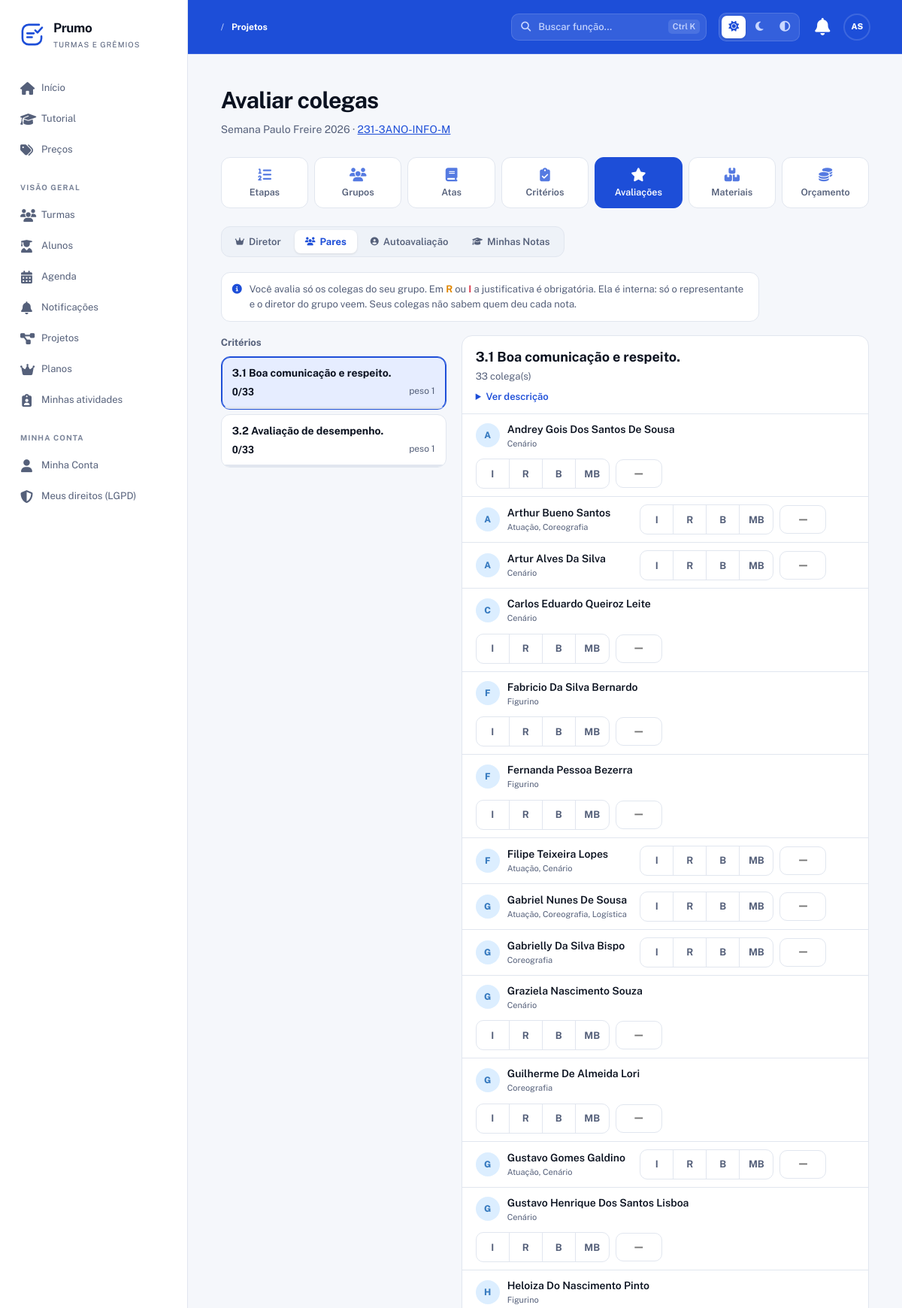
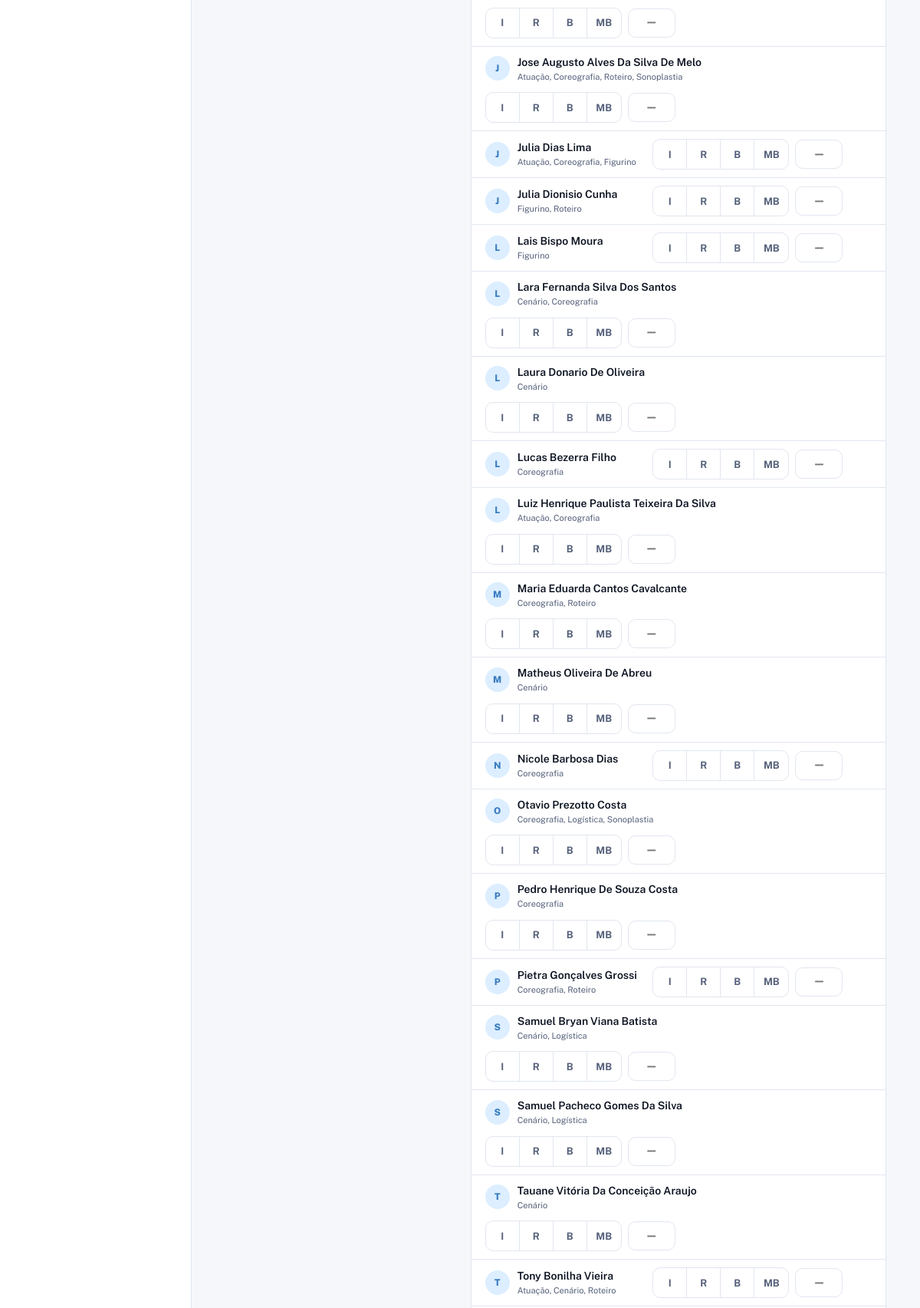
Page /SGT/projetos/3/avaliacoes/pares (signed in, upper part) on the committed database (2 pictures, top to bottom).
### tables this page shows
CREATE TABLE projetos (
  id INT AUTO_INCREMENT PRIMARY KEY,
  turma_id INT NOT NULL,
  diretoria_id INT NULL,                      
  nome VARCHAR(150) NOT NULL,
  descricao TEXT DEFAULT NULL,
  prazo DATE DEFAULT NULL,
  modo_avaliacao ENUM('etapa','cronograma') DEFAULT 'cronograma',
  alunos_pedem_grupo TINYINT(1) NOT NULL DEFAULT 0,       
  alunos_pedem_diretor TINYINT(1) NOT NULL DEFAULT 0,     
  diretores_por_grupo INT NOT NULL DEFAULT 1,
  avaliacao_reps ENUM('compartilhada','media') NOT NULL DEFAULT 'compartilhada',  
  encerrado TINYINT(1) DEFAULT 0,
  encerrado_em DATETIME DEFAULT NULL,
  encerrado_por INT DEFAULT NULL,
  created_at TIMESTAMP DEFAULT CURRENT_TIMESTAMP,
  updated_at TIMESTAMP DEFAULT CURRENT_TIMESTAMP ON UPDATE CURRENT_TIMESTAMP,
  FOREIGN KEY (turma_id) REFERENCES turmas(id) ON DELETE CASCADE,
  FOREIGN KEY (encerrado_por) REFERENCES usuarios(id) ON DELETE SET NULL,
  INDEX idx_projetos_turma (turma_id),
  INDEX idx_projetos_encerrado (encerrado),
  CONSTRAINT fk_projeto_diretoria FOREIGN KEY (diretoria_id) REFERENCES gremio_diretorias(id) ON DELETE SET NULL
);

CREATE TABLE turmas (
  id INT AUTO_INCREMENT PRIMARY KEY,
  nome VARCHAR(150) NOT NULL,
  tipo ENUM('turma','gremio') NOT NULL DEFAULT 'turma',   
  codigo_acesso VARCHAR(30) NOT NULL UNIQUE,
  codigo_interno VARCHAR(100) DEFAULT NULL,
  cor_primaria VARCHAR(20) DEFAULT '#3498db',
  cor_secundaria VARCHAR(20) DEFAULT '#2ecc71',
  cor_personalizada TINYINT(1) NOT NULL DEFAULT 0,   
  logo VARCHAR(255) DEFAULT NULL,                   
  bloqueada TINYINT(1) NOT NULL DEFAULT 0,
  bloqueada_motivo VARCHAR(255) DEFAULT NULL,
  bloqueada_em DATETIME DEFAULT NULL,
  bloqueada_por INT DEFAULT NULL,
  isenta_plano TINYINT(1) NOT NULL DEFAULT 0,   
  teste_dia_ate DATETIME NULL,                  
  created_at TIMESTAMP DEFAULT CURRENT_TIMESTAMP,
  updated_at TIMESTAMP DEFAULT CURRENT_TIMESTAMP ON UPDATE CURRENT_TIMESTAMP,
  FOREIGN KEY (bloqueada_por) REFERENCES usuarios(id) ON DELETE SET NULL,
  INDEX idx_turmas_codigo (codigo_acesso)
);

CREATE TABLE criterios (
  id INT AUTO_INCREMENT PRIMARY KEY,
  projeto_id INT NOT NULL,
  etapa_id INT DEFAULT NULL,
  nome VARCHAR(200) NOT NULL,
  descricao TEXT DEFAULT NULL,
  peso DECIMAL(5,2) NOT NULL DEFAULT 1.00,
  tipo_avaliacao ENUM('diretor','representante','pares','autoavaliacao','coletiva','misto') NOT NULL DEFAULT 'diretor',
  aplicavel_a ENUM('todos','apenas_diretores','apenas_representantes') DEFAULT 'todos',
  prazo_avaliacao DATETIME DEFAULT NULL,
  obrigatorio TINYINT(1) NOT NULL DEFAULT 0,   
  bloqueado TINYINT(1) DEFAULT 0,
  reaberto_por INT DEFAULT NULL,
  reaberto_em DATETIME DEFAULT NULL,
  created_at TIMESTAMP DEFAULT CURRENT_TIMESTAMP,
  updated_at TIMESTAMP DEFAULT CURRENT_TIMESTAMP ON UPDATE CURRENT_TIMESTAMP,
  FOREIGN KEY (projeto_id) REFERENCES projetos(id) ON DELETE CASCADE,
  FOREIGN KEY (etapa_id) REFERENCES projeto_etapas(id) ON DELETE SET NULL,
  FOREIGN KEY (reaberto_por) REFERENCES usuarios(id) ON DELETE SET NULL,
  INDEX idx_crit_projeto (projeto_id),
  INDEX idx_crit_etapa (etapa_id),
  INDEX idx_crit_tipo (tipo_avaliacao)
);

CREATE TABLE configuracoes_conceito (
  id INT AUTO_INCREMENT PRIMARY KEY,
  projeto_id INT NOT NULL UNIQUE,
  esquema_nota ENUM('mencao','0a10','0a100') NOT NULL DEFAULT 'mencao',
  limite_i_max INT NOT NULL DEFAULT 49,
  limite_r_min INT NOT NULL DEFAULT 50,
  limite_r_max INT NOT NULL DEFAULT 69,
  limite_b_min INT NOT NULL DEFAULT 70,
  limite_b_max INT NOT NULL DEFAULT 84,
  limite_mb_min INT NOT NULL DEFAULT 85,
  visibilidade_diretor ENUM('turma','grupo','proprio') NOT NULL DEFAULT 'grupo',
  visibilidade_aluno ENUM('turma','grupo','proprio') NOT NULL DEFAULT 'proprio',
  created_at TIMESTAMP DEFAULT CURRENT_TIMESTAMP,
  updated_at TIMESTAMP DEFAULT CURRENT_TIMESTAMP ON UPDATE CURRENT_TIMESTAMP,
  FOREIGN KEY (projeto_id) REFERENCES projetos(id) ON DELETE CASCADE
);

CREATE TABLE usuarios (
  id INT AUTO_INCREMENT PRIMARY KEY,
  nome VARCHAR(150) NOT NULL,
  email VARCHAR(150) NOT NULL UNIQUE,
  senha VARCHAR(255) NOT NULL,
  google_id VARCHAR(64) DEFAULT NULL,            
  tipo ENUM('aluno','master') NOT NULL DEFAULT 'aluno',
  telefone VARCHAR(20) DEFAULT NULL,
  data_nascimento DATE DEFAULT NULL,
  email_confirmado TINYINT(1) NOT NULL DEFAULT 0,
  email_token VARCHAR(255) DEFAULT NULL,
  email_token_expira DATETIME DEFAULT NULL,
  primeiro_login TINYINT(1) NOT NULL DEFAULT 1,
  cadastro_pendente TINYINT(1) NOT NULL DEFAULT 0,  
  ativo TINYINT(1) NOT NULL DEFAULT 1,
  lgpd_aceito TINYINT(1) NOT NULL DEFAULT 0,
  lgpd_data DATETIME DEFAULT NULL,
  ultimo_acesso DATETIME DEFAULT NULL,
  created_at TIMESTAMP DEFAULT CURRENT_TIMESTAMP,
  updated_at TIMESTAMP DEFAULT CURRENT_TIMESTAMP ON UPDATE CURRENT_TIMESTAMP,
  UNIQUE KEY uk_google_id (google_id),
  INDEX idx_usuarios_email (email),
  INDEX idx_usuarios_tipo (tipo),
  INDEX idx_usuarios_ativo (ativo)
);

### app/Views/avaliacoes/pares.php (the view, shortened to what the rows shown need)
<?php
require_once __DIR__ . '/../layouts/header.php';
require_once __DIR__ . '/../layouts/nav.php';
require_once __DIR__ . '/../../Helpers/EscalaNota.php';
$fmt = EscalaNota::fmt($cfg);
$blocos = array_values(array_filter($dados, fn($b) => !empty($b['colegas'])));
?>
<section class="hero-section">
    <div>
        <h1>Avaliar colegas</h1>
        <p class="hero-subtitle">
            <?= h($projeto['nome']) ?> ·
            <a href="<?= $basePath ?>/turmas/<?= (int) $projeto['turma_id'] ?>"><?= h($projeto['turma_nome']) ?></a>
        </p>
    </div>
</section>
<?php require __DIR__ . '/../projetos/_nav.php'; ?>
<?php require __DIR__ . '/_nav.php'; ?>
<?php if (empty($blocos)): ?>
    <div class="lista-vazia">
        <i class="fas fa-users"></i>
        <span>
            <?= empty($dados)
                ? 'Não há critérios de avaliação por pares abertos agora.'
                : 'Você ainda não está em um grupo deste projeto, então não há colegas para avaliar.' ?>
        </span>
    </div>
<?php else: ?>
<form method="POST" id="form-avaliacao" class="aval-app"
      action="<?= $basePath ?>/projetos/<?= (int) $projeto['id'] ?>/avaliacoes/pares/salvar"
      data-autosave="1"
      data-esquema="<?= EscalaNota::esquema($cfg) ?>" data-max="<?= EscalaNota::maximo($cfg) ?>" data-i-max="<?= (float) $cfg['limite_i_max'] ?>" data-r-max="<?= (float) $cfg['limite_r_max'] ?>"
      data-b-max="<?= (float) $cfg['limite_b_max'] ?>" data-chave="aval-pares-<?= (int) $projeto['id'] ?>">
    <aside class="aval-criterios" aria-label="Critérios">
        <h2>Critérios</h2>
        <div class="aval-criterios-lista" role="tablist">
            <?php foreach ($blocos as $i => $b): $c = $b['criterio']; $cid = (int) $c['id']; ?>
                <button type="button" role="tab" class="aval-crit-btn" id="tab-<?= $cid ?>"
                        data-alvo="<?= $cid ?>" aria-controls="painel-<?= $cid ?>" aria-selected="<?= $i === 0 ? 'true' : 'false' ?>">
                    <span class="aval-crit-nome"><?= h($c['nome']) ?></span>
                    <span class="aval-crit-meta">
                        <span class="aval-progresso" data-progresso="<?= $cid ?>">0/<?= count($b['colegas']) ?></span>
                        <span>peso <?= $fmt($c['peso']) ?></span>
                    </span>
                    <span class="aval-barra"><i data-barra="<?= $cid ?>"></i></span>
                </button>
            <?php endforeach; ?>
        </div>
    </aside>
    <div class="aval-area">
        <?php foreach ($blocos as $i => $b): $c = $b['criterio']; $cid = (int) $c['id']; ?>
            <section class="aval-painel" id="painel-<?= $cid ?>" role="tabpanel" aria-labelledby="tab-<?= $cid ?>"
                     data-criterio="<?= $cid ?>" <?= $i === 0 ? '' : 'hidden' ?>>
                <header class="aval-painel-topo">
                    <h2><?= h($c['nome']) ?></h2>
                    <p>
                        <?= count($b['colegas']) ?> colega(s)
                    </p>
                    <?php if (!empty($c['descricao'])): ?>
                        <details class="aval-descricao"><summary>Ver descrição</summary><p><?= nl2br(h($c['descricao'])) ?></p></details>
                    <?php endif; ?>
                </header>
                <ul class="aval-lista">
                    <?php foreach ($b['colegas'] as $col):
                        $aid  = (int) $col['id'];
                        $reg  = $b['minhas'][$aid] ?? null;
                        $val  = $reg ? $fmt($reg['valor_numerico']) : '';
                        $nome = "aval[{$cid}][{$aid}]";
                    ?>
                        <li class="aval-linha com-justificativa" data-nome="<?= h(mb_strtolower($col['nome'])) ?>">
                            <span class="aval-aluno">
                                <span class="avatar avatar-blue" aria-hidden="true"><?= h(mb_strtoupper(mb_substr($col['nome'], 0, 1))) ?></span>
                                <span>
                                    <strong><?= h($col['nome']) ?></strong>
                                    <?php if (!empty($col['grupos'])): ?><small><?= h($col['grupos']) ?></small><?php endif; ?>
                                </span>
                            </span>
                            <span class="aval-nota" data-celula>
                                <span class="conceito-grupo" role="radiogroup" aria-label="Conceito de <?= h($col['nome']) ?>">
                                    <?php foreach (['I', 'R', 'B', 'MB'] as $op): ?>
                                        <label class="conceito-op c-<?= strtolower($op) ?>">
                                            <span><?= $op ?></span>
                                        </label>
                                    <?php endforeach; ?>
                                </span>
                                <input type="text" inputmode="decimal" class="aval-valor" name="<?= $nome ?>[valor]"
                                       value="<?= h($val) ?>" placeholder="—" maxlength="6" aria-label="Valor de 0 a <?= EscalaNota::maximo($cfg) ?> de <?= h($col['nome']) ?>">
                            </span>
                        </li>
                    <?php endforeach; ?>
                </ul>
            </section>
        <?php endforeach; ?>
    </div>
</form>
<?php endif; ?>
<?php require_once __DIR__ . '/../layouts/footer.php'; ?>

### app/Views/avaliacoes/_nav.php (shortened to what the rows shown need)
<?php
require_once __DIR__ . '/../../Config/database.php';
$u = $_SESSION['usuario'] ?? null;
$projetoId = (int) ($projeto['id'] ?? 0);
$isDiretor = false;
if ($projetoId) {
    $pdo  = Database::getConnection();
    $stmt = $pdo->prepare("
        SELECT 1
        FROM grupo_diretores gd
        INNER JOIN grupos g ON g.id = gd.grupo_id
        WHERE g.projeto_id = ? AND gd.usuario_id = ? AND gd.ativo = 1
        LIMIT 1
    ");
    $stmt->execute([$projetoId, (int) $u['id']]);
    $isDiretor = (bool) $stmt->fetchColumn();
}
$chaves = [];
if ($isDiretor) {
    $chaves[] = 'dir';
}
$chaves[] = 'par';
$chaves[] = 'auto';
$chaves[] = 'minhas';
$todas = [
    'geral'  => ['url' => "/projetos/{$projetoId}/avaliacoes/geral",         'label' => 'A fazer',       'icon' => 'fas fa-list-check'],
    'rep'    => ['url' => "/projetos/{$projetoId}/avaliacoes/representante", 'label' => 'Representante', 'icon' => 'fas fa-user-tie'],
    'dir'    => ['url' => "/projetos/{$projetoId}/avaliacoes/diretor",       'label' => 'Diretor',       'icon' => 'fas fa-crown'],
    'par'    => ['url' => "/projetos/{$projetoId}/avaliacoes/pares",         'label' => 'Pares',         'icon' => 'fas fa-users'],
    'auto'   => ['url' => "/projetos/{$projetoId}/avaliacoes/auto",          'label' => 'Autoavaliação', 'icon' => 'fas fa-user-circle'],
    'col'    => ['url' => "/projetos/{$projetoId}/avaliacoes/coletiva",      'label' => 'Coletiva',      'icon' => 'fas fa-users-rectangle'],
    'minhas' => ['url' => "/projetos/{$projetoId}/avaliacoes/minhas",        'label' => 'Minhas Notas',  'icon' => 'fas fa-graduation-cap'],
];
$uri   = $_SERVER['REQUEST_URI'] ?? '';
$secao = $chaves[0] ?? 'minhas';
if (strpos($uri, '/pares')         !== false) $secao = 'par';
?>
<nav class="aval-nav">
    <?php foreach ($chaves as $chave): ?>
        <?php $aba = $todas[$chave] ?? null; if (!$aba) continue; ?>
        <?php if ($chave === $secao): ?>
            <strong><i class="<?= h($aba['icon']) ?>"></i> <?= h($aba['label']) ?></strong>
        <?php else: ?>
            <a href="<?= $basePath . $aba['url'] ?>"><i class="<?= h($aba['icon']) ?>"></i> <?= h($aba['label']) ?></a>
        <?php endif; ?>
    <?php endforeach; ?>
</nav>

### rows in the picture
projetos: nome "Semana Paulo Freire 2026", turma.nome "231-3ANO-INFO-M", id "Diretor", id "Pares", id "Autoavaliação", id "Minhas Notas"
criterios: nome "3.1 Boa comunicação e respeito.", peso.esquema_nota "1", count($b['colegas']) "33"
criterios: nome "3.2 Avaliação de desempenho.", peso.esquema_nota "1"
usuarios: nome "A", nome "Andrey Gois Dos Santos De Sousa", grupos "Cenário", op "I", op "R", op "B", op "MB"
usuarios: nome "A", nome "Arthur Bueno Santos", grupos "Atuação, Coreografia", op "I", op "R", op "B", op "MB"
usuarios: nome "A", nome "Artur Alves Da Silva", grupos "Cenário", op "I", op "R", op "B", op "MB"
usuarios: nome "C", nome "Carlos Eduardo Queiroz Leite", grupos "Cenário", op "I", op "R", op "B", op "MB"
usuarios: nome "F", nome "Fabricio Da Silva Bernardo", grupos "Figurino", op "I", op "R", op "B", op "MB"
usuarios: nome "F", nome "Fernanda Pessoa Bezerra", grupos "Figurino", op "I", op "R", op "B", op "MB"
usuarios: nome "F", nome "Filipe Teixeira Lopes", grupos "Atuação, Cenário", op "I", op "R", op "B", op "MB"
usuarios: nome "G", nome "Gabriel Nunes De Sousa", grupos "Atuação, Coreografia, Logística", op "I", op "R", op "B", op "MB"
usuarios: nome "G", nome "Gabrielly Da Silva Bispo", grupos "Coreografia", op "I", op "R", op "B", op "MB"
usuarios: nome "G", nome "Graziela Nascimento Souza", grupos "Cenário", op "I", op "R", op "B", op "MB"
usuarios: nome "G", nome "Guilherme De Almeida Lori", grupos "Coreografia", op "I", op "R", op "B", op "MB"
usuarios: nome "G", nome "Gustavo Gomes Galdino", grupos "Atuação, Cenário", op "I", op "R", op "B", op "MB"
usuarios: nome "G", nome "Gustavo Henrique Dos Santos Lisboa", grupos "Cenário", op "I", op "R", op "B", op "MB"
usuarios: nome "H", nome "Heloiza Do Nascimento Pinto", grupos "Figurino", op "I", op "R", op "B", op "MB"
usuarios: nome "J", nome "Jose Augusto Alves Da Silva De Melo", grupos "Atuação, Coreografia, Roteiro, Sonoplastia", op "I", op "R", op "B", op "MB"
usuarios: nome "J", nome "Julia Dias Lima", grupos "Atuação, Coreografia, Figurino", op "I", op "R", op "B", op "MB"
usuarios: nome "J", nome "Julia Dionisio Cunha", grupos "Figurino, Roteiro", op "I", op "R", op "B", op "MB"
usuarios: nome "L", nome "Lais Bispo Moura", grupos "Figurino", op "I", op "R", op "B", op "MB"
usuarios: nome "L", nome "Lara Fernanda Silva Dos Santos", grupos "Cenário, Coreografia", op "I", op "R", op "B", op "MB"
usuarios: nome "L", nome "Laura Donario De Oliveira", grupos "Cenário", op "I", op "R", op "B", op "MB"
usuarios: nome "L", nome "Lucas Bezerra Filho", grupos "Coreografia", op "I", op "R", op "B", op "MB"
usuarios: nome "L", nome "Luiz Henrique Paulista Teixeira Da Silva", grupos "Atuação, Coreografia", op "I", op "R", op "B", op "MB"
usuarios: nome "M", nome "Maria Eduarda Cantos Cavalcante", grupos "Coreografia, Roteiro", op "I", op "R", op "B", op "MB"
usuarios: nome "M", nome "Matheus Oliveira De Abreu", grupos "Cenário", op "I", op "R", op "B", op "MB"
usuarios: nome "N", nome "Nicole Barbosa Dias", grupos "Coreografia", op "I", op "R", op "B", op "MB"
usuarios: nome "O", nome "Otavio Prezotto Costa", grupos "Coreografia, Logística, Sonoplastia", op "I", op "R", op "B", op "MB"
usuarios: nome "P", nome "Pedro Henrique De Souza Costa", grupos "Coreografia", op "I", op "R", op "B", op "MB"
usuarios: nome "P", nome "Pietra Gonçalves Grossi", grupos "Coreografia, Roteiro", op "I", op "R", op "B", op "MB"
usuarios: nome "S", nome "Samuel Bryan Viana Batista", grupos "Cenário, Logística", op "I", op "R", op "B", op "MB"
usuarios: nome "S", nome "Samuel Pacheco Gomes Da Silva", grupos "Cenário, Logística", op "I", op "R", op "B", op "MB"
usuarios: nome "T", nome "Tauane Vitória Da Conceição Araujo", grupos "Cenário", op "I", op "R", op "B", op "MB"
usuarios: nome "T", nome "Tony Bonilha Vieira", grupos "Atuação, Cenário, Roteiro", op "I", op "R", op "B", op "MB"

### other values in the picture
$appName "Prumo"
$label "Início"
$label "Tutorial"
$label "Preços"
$secao "VISÃO GERAL"
$label "Turmas"
$label "Alunos"
$label "Agenda"
$label "Notificações"
$label "Projetos"
$label "Planos"
$label "Minhas atividades"
$secao "MINHA CONTA"
$label "Minha Conta"
$label "Meus direitos (LGPD)"
